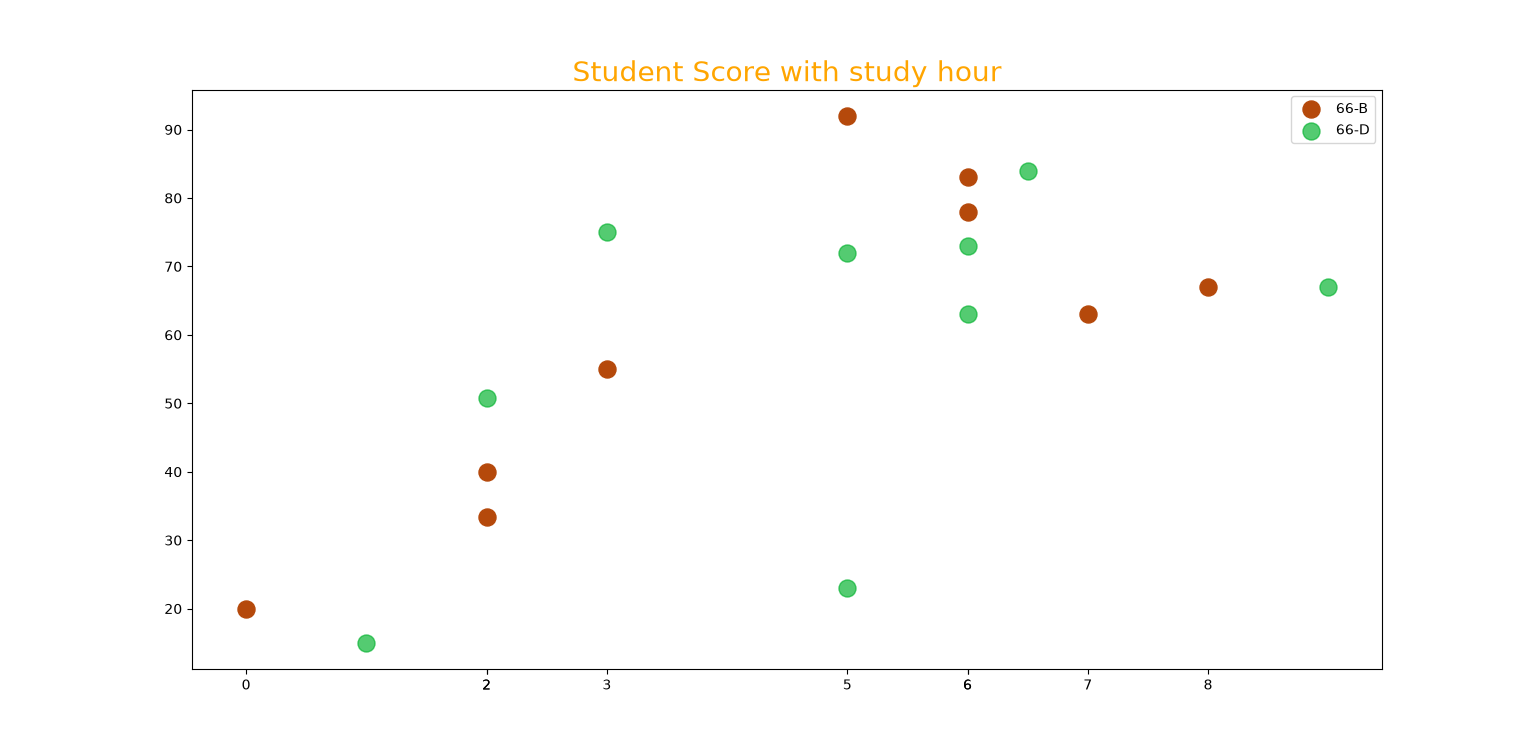

The script that drew this image:
import matplotlib.pyplot as plt
import numpy as np


x1 = np.array([0, 2,3,2,7,5,6,8,6]) #study hours
y1 = np.array([20,33.4,55,40,63,92,83,67,78]) #score

x2 = np.array([1,5,3,2,6,5,6.5,9,6]) #study hours
y2 = np.array([15,23,75,50.8,63,72,84,67,73]) #score

plt.scatter(x1,y1, color='#b5490b', s=150, label="66-B")
plt.scatter(x2,y2, color='#0bb535', s=150, alpha=0.7, label="66-D")

plt.xticks(x1)

plt.title("Student Score with study hour", color="orange", size=20)

plt.legend() #show label information
plt.show()
